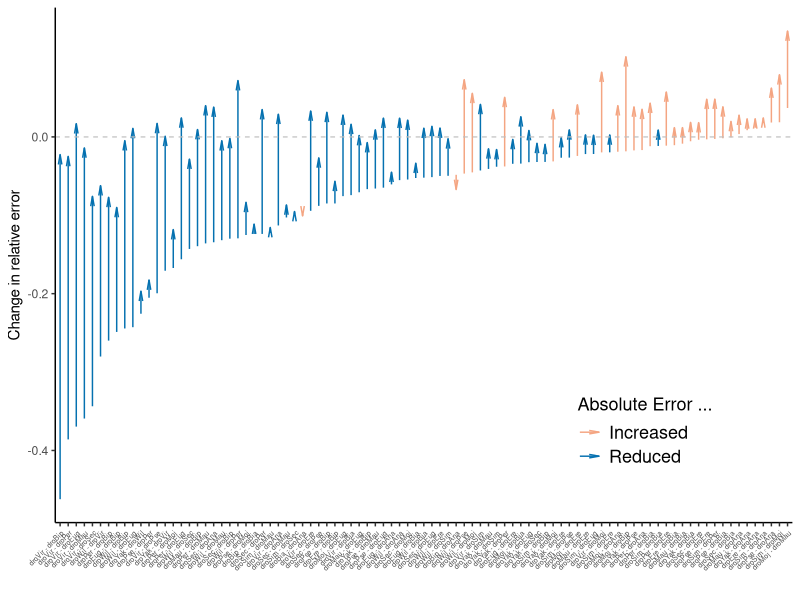
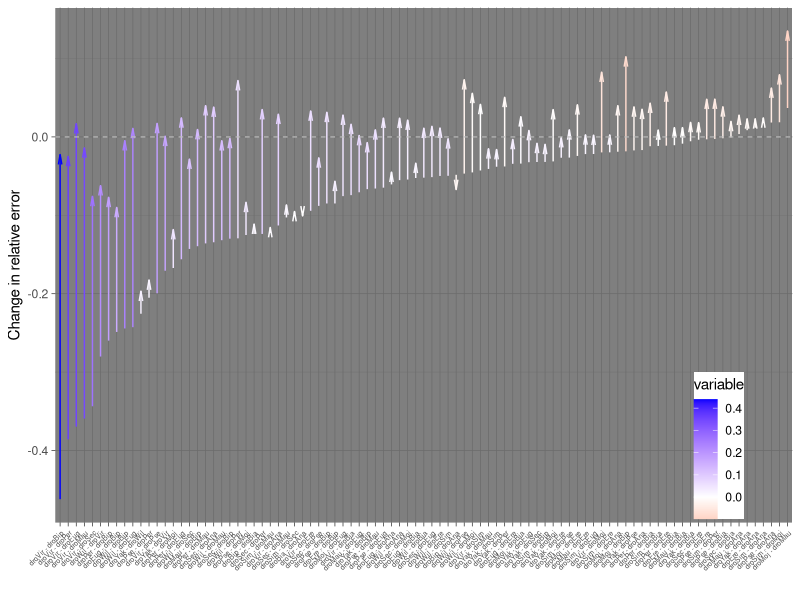
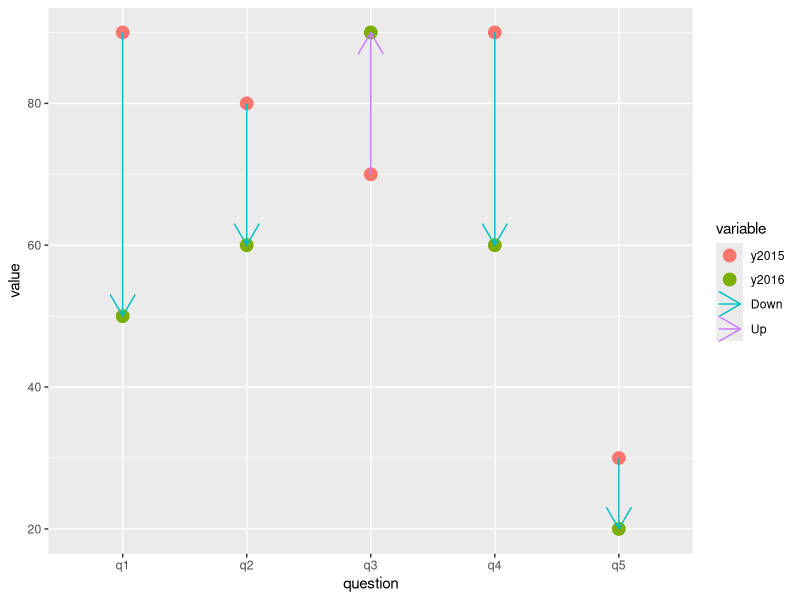
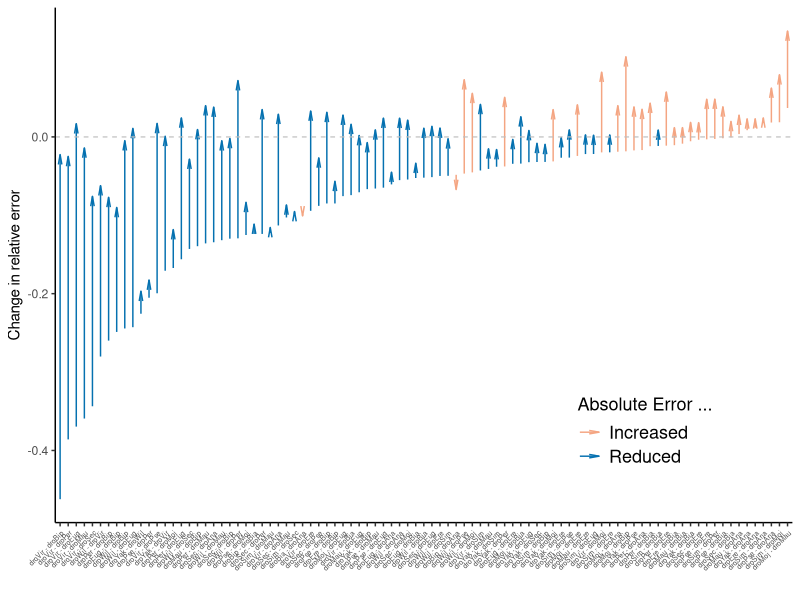

Write R code to recreate these figures, in order.
require(ggplot2); require(scales); require(reshape2); require(Hmisc)
library("readxl")
library(dplyr)
setwd(dirname(rstudioapi::getActiveDocumentContext()$path))
getwd()


#df = read.csv('dros_distances_updatedGTDB4.csv')
#df_filt = read.csv('lsh_gtdb_results_dros_queries-3.csv')







## maximum error reduction computation for drosophila
#df$error_dif = abs(df$err_lsh_GTDB) - abs(df$err_after_bbmerge)
#df$abs_err = abs(df$error_dif)
#column1b <- df$abs_err[which(!is.na(df$abs_err))]
#round(max(column1b),4)
#round(max(df$filtered_prct), 2)
#round(min(df$filtered_prct), 2)




ggplot2df= read.csv('dros_distances_updatedGTDB4.csv')
head (ggplot2df)

ggplot2df = ggplot2df[, which(names(ggplot2df) %in% c('sample', "variable", "err_after_bbmerge", "err_lsh_GTDB"))]

ggplot2df$sample = gsub("Drosophila_virilis", "droVir", ggplot2df$sample)
ggplot2df$sample = gsub("Drosophila_persimilis", "droPer", ggplot2df$sample)
ggplot2df$sample = gsub("Drosophila_eugracilis", "droEug", ggplot2df$sample)
ggplot2df$sample = gsub("Drosophila_mauritiana", "droMau", ggplot2df$sample)
ggplot2df$sample = gsub("Drosophila_sechellia", "droSec", ggplot2df$sample)
ggplot2df$sample = gsub("Drosophila_willistoni", "droWil", ggplot2df$sample)
ggplot2df$sample = gsub("Drosophila_yakuba", "droYak", ggplot2df$sample)
ggplot2df$sample = gsub("Drosophila_erecta", "droEre", ggplot2df$sample)
ggplot2df$sample = gsub("Drosophila_pseudoobscura", "droPse", ggplot2df$sample)
ggplot2df$sample = gsub("Drosophila_mojavensis", "droMoj", ggplot2df$sample)
ggplot2df$sample = gsub("Drosophila_ananassae", "droAna", ggplot2df$sample)
ggplot2df$sample = gsub("Drosophila_biarmipes", "droBia", ggplot2df$sample)
ggplot2df$sample = gsub("Drosophila_simulans", "droSim", ggplot2df$sample)
ggplot2df$sample = gsub("Drosophila_bipectinata", "droBip", ggplot2df$sample)


ggplot2df$variable = gsub("Drosophila_virilis", "droVir", ggplot2df$variable)
ggplot2df$variable = gsub("Drosophila_persimilis", "droPer", ggplot2df$variable)
ggplot2df$variable = gsub("Drosophila_eugracilis", "droEug", ggplot2df$variable)
ggplot2df$variable = gsub("Drosophila_mauritiana", "droMau", ggplot2df$variable)
ggplot2df$variable = gsub("Drosophila_sechellia", "droSec", ggplot2df$variable)
ggplot2df$variable = gsub("Drosophila_willistoni", "droWil", ggplot2df$variable)
ggplot2df$variable = gsub("Drosophila_yakuba", "droYak", ggplot2df$variable)
ggplot2df$variable = gsub("Drosophila_erecta", "droEre", ggplot2df$variable)
ggplot2df$variable = gsub("Drosophila_pseudoobscura", "droPse", ggplot2df$variable)
ggplot2df$variable = gsub("Drosophila_mojavensis", "droMoj", ggplot2df$variable)
ggplot2df$variable = gsub("Drosophila_ananassae", "droAna", ggplot2df$variable)
ggplot2df$variable = gsub("Drosophila_biarmipes", "droBia", ggplot2df$variable)
ggplot2df$variable = gsub("Drosophila_simulans", "droSim", ggplot2df$variable)
ggplot2df$variable = gsub("Drosophila_bipectinata", "droBip", ggplot2df$variable)






names(ggplot2df)[names(ggplot2df) == 'variable'] <- 'variableone'

ggplot2df_uniq= ggplot2df[!duplicated(t(apply(ggplot2df[c("sample", "variableone")], 1, sort))), ]
nrow(ggplot2df_uniq)
head(ggplot2df_uniq)
ggplot2df_uniq = ggplot2df_uniq[!(ggplot2df_uniq$sample==ggplot2df_uniq$variableone),]



ggplot2df_uniq$dros_combo <- paste(ggplot2df_uniq$sample, "-", ggplot2df_uniq$variableone)

drops <- c("sample","variableone")
ggplot2df_uniq = ggplot2df_uniq[ , !(names(ggplot2df_uniq) %in% drops)]

ggplot2df_uniq
#ggplot2df_uniq <-ggplot2df_uniq[order(ggplot2df_uniq$err_after_bbmerge),]

# Sort by vector name [z] then [x]
ggplot2df_uniq = ggplot2df_uniq[with(ggplot2df_uniq, order(ggplot2df_uniq$err_after_bbmerg, ggplot2df_uniq$err_lsh_GTDB )),]

ggplot2df_uniq$sp <- 1:nrow(ggplot2df_uniq) 

df <- ggplot2df_uniq %>% 
  mutate(magn = abs(err_after_bbmerge) - abs(err_lsh_GTDB),
         direction = ifelse(abs(err_after_bbmerge) - abs(err_lsh_GTDB) > 0, "Up", "Down" ))%>%
  melt(id = c("sp", "dros_combo", "direction","magn"))

names(df)
head(df)

g1 <- ggplot(df, aes(x=as.factor(sp), y = value, color = variable,)) + 
  #geom_point(size=1) + 
  geom_path(aes(color = direction, group = sp), arrow=arrow(angle = 10, length = unit(0.1, "inches"),  type = "open"))+
  theme_classic()+
  geom_hline(yintercept=0.0, color='grey', linetype="dashed", size = 0.4)+
  labs(y= "Change in relative error", x = "")+
  theme(axis.text.x = element_text(angle = 45, vjust = 1.0, hjust=1.0, size=5),
        legend.text = element_text(size=13),
        legend.title = element_text(size=13))+
  theme(legend.position = c(0.8,.18), legend.spacing.y = unit(0.05, 'cm'), legend.margin=margin(t = 0.1, unit='cm'),)+
  scale_color_manual(name="Absolute Error ...", values = c("#f4a582", "#0571b0"), labels = c( "Increased", "Reduced") )+
  #scale_color_gradient2(low="red",mid="grey60",high ="blue",midpoint = 0)+
  scale_x_discrete(labels=c(df$dros_combo))

g1

ggsave("contam3.pdf",width=6,height = 5)



g1 <- ggplot(df, aes(x=as.factor(sp), y = value, color = variable,)) + 
  #geom_point(size=1) + 
  geom_path(aes(color = magn, group = sp), arrow=arrow(angle = 10, length = unit(0.1, "inches"),  type = "open"))+
  theme_dark()+
  geom_hline(yintercept=0.0, color='grey', linetype="dashed", size = 0.4)+
  labs(y= "Change in relative error", x = "")+
  theme(axis.text.x = element_text(angle = 45, vjust = 1.0, hjust=1.0, size=5),)+
  theme(legend.position = c(0.9,.15), legend.spacing.y = unit(0.05, 'cm'), legend.margin=margin(t = 0.1, unit='cm'),)+
  #scale_color_manual(name="", values = c("#f4a582", "#0571b0"), labels = c("Up", "Down") )+
  scale_color_gradient2(low="red",high ="blue",midpoint = 0)+
  scale_x_discrete(labels=c(df$dros_combo))

g1







###example###
ggplot2df <- read.table(text = "question y2015 y2016
q1 90 50
                 q2 80 60
                 q3 70 90
                 q4 90 60
                 q5 30 20", header = TRUE)


df <- ggplot2df %>% 
  mutate(direction = ifelse(y2016 - y2015 > 0, "Up", "Down"))%>%
  melt(id = c("question", "direction"))

df

g1 <- ggplot(df, aes(x=question, y = value, color = variable, group = question )) + 
  geom_point(size=4) + 
  geom_path(aes(color = direction), arrow=arrow())

g1


###example###




#new_df = merge(df, mean_fp, by=c("DB", "METHOD"))
#merge(table1, table2[, c("pid", "col2")], by="pid")
#new_df
